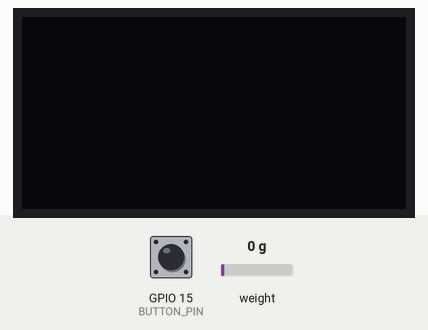
The program below on a simulated ESP8266 (NodeMCU). Parts: 128×64 one-colour display. The test bench sets the inputs (shaded band); at power-on: weight on the scale 0 g, GPIO 15 (BUTTON_PIN) LOW. WiFi joins after 1.5 s; servers stay silent unless stated; what the program prints to the serial monitor is not drawn.

Above: at 6.2 s.
6.3 s: weight on the scale set to 100 g
At 6.7 s:
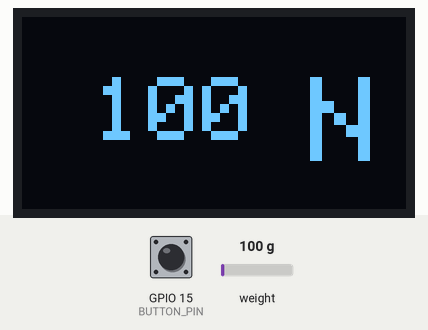
7.9 s: GPIO 15 (BUTTON_PIN) pulled HIGH for 1 s
At 9.5 s:
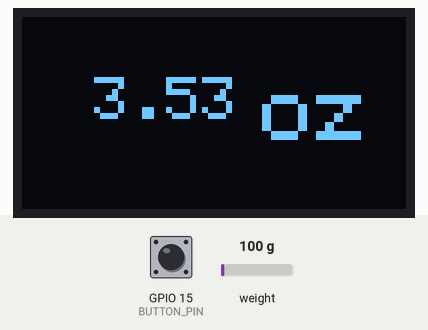
10.4 s: GPIO 15 (BUTTON_PIN) pulled HIGH for 0.15 s
At 11.71 s:
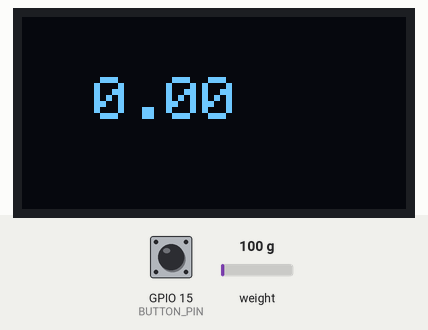
13.2 s: weight on the scale set to 1250 g
At 14.4 s:
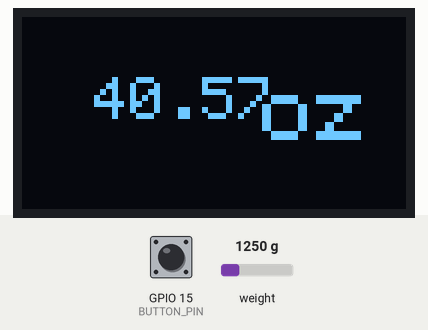
14.7 s: weight on the scale set to 2500 g
At 15.2 s:
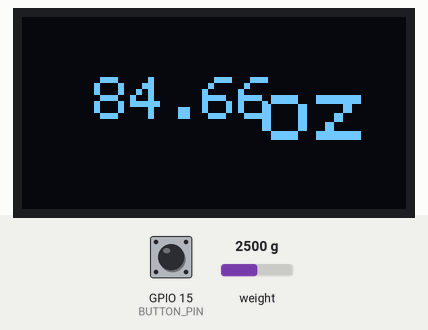
Timing chart, 0 to 17.3 s (numbered marks = the images above; inputs shaded):
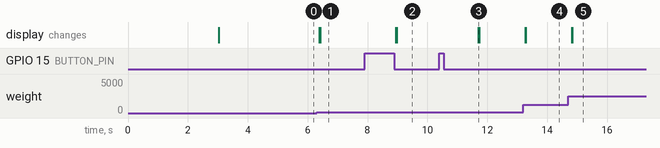

Measured:
- after the input at 6.3 s, the display: first changes after 0.09 s (image 1 shows a later state)
- after the input at 7.9 s, the display: first changes after 1.0 s (image 2 shows a later state)
- after the input at 10.4 s, the display: changes after 1.3 s (image 3)
- after the input at 13.2 s, the display: first changes after 0.06 s (image 4 shows a later state)
- after the input at 14.7 s, the display: first changes after 0.11 s (image 5 shows a later state)

The program:

main.cpp
```cpp
// #include <Arduino.h>
// #include "HX711.h"
// #include <Wire.h>
// #include <Adafruit_GFX.h>
// #include <Adafruit_SSD1306.h>
// #include <logo.h>

// // HX711 circuit wiring
// const int LOADCELL_DOUT_PIN = 12;
// const int LOADCELL_SCK_PIN = 13;

// HX711 scale;
// int reading;
// int lastReading;
// //REPLACE WITH YOUR CALIBRATION FACTOR
// #define CALIBRATION_FACTOR -478.507

// //OLED Display
// #define SCREEN_WIDTH 128 // OLED display width, in pixels
// #define SCREEN_HEIGHT 64 // OLED display height, in pixels


// // Declaration for an SSD1306 display connected to I2C (SDA, SCL pins)
// #define OLED_RESET     -1 // Reset pin # (or -1 if sharing Arduino reset pin)
// Adafruit_SSD1306 display(SCREEN_WIDTH, SCREEN_HEIGHT, &Wire, OLED_RESET);

// //Button
// #define BUTTON_PIN 15
// //Pushbutton button(BUTTON_PIN);
// int currentState = 0;
// int buttonPressed = 0;
// long pressedTime;
// long releasedTime;


// //Button short press and long press
// const int SHORT_PRESS_TIME = 500; // 500 milliseconds

// //unit changing
// int unit = 0; // 0 for grams and 1 for ounces

// //sleep mode
// int change = 1;
// int timmer = 0;
// long beginTime;
// long currentTime;
// const long TIMEOUT = 60000;


// void displayWeight(int weight){
//   display.clearDisplay();
//   display.setTextColor(WHITE);
//   // Display static text
//   //display.setTextSize(1);
//   //display.setCursor(0, 10);
//   //display.println("unit:");
//   //display.println(unit);
//   //display.display();
//   display.setCursor(24, 20);
//   if(!unit) { display.setTextSize(3); display.print(weight);}
//   else {display.setTextSize(2); display.print(weight*0.035274);}
//   display.display();
//   //display.print(" ");
//   display.setTextSize(4);
//   display.setCursor(96, 20);
//   if(!unit) display.print("N");
//   else{ display.setCursor(80, 20); display.setTextSize(3); display.print("oz");}
//   display.display();
// }

// void setup() {
//   Serial.begin(115200);

//   if(!display.begin(SSD1306_SWITCHCAPVCC, 0x3C)) {
//     Serial.println(F("SSD1306 allocation failed"));
//     for(;;);
//   }
//   delay(2000);
//   display.clearDisplay();
//   display.drawBitmap(0, 0, logoFT, 128, 64, 1);
//   display.display();
//   display.setTextColor(WHITE);

//   Serial.println("Initializing the scale");
//   scale.begin(LOADCELL_DOUT_PIN, LOADCELL_SCK_PIN);

//   scale.set_scale(-518);   // this value is obtained by calibrating the scale with known weights
//   scale.tare();               // reset the scale to 0
//   pinMode(BUTTON_PIN,INPUT);
// }

// void loop() {

//   //Serial.println(button.getSingleDebouncedPress());
//   buttonPressed = digitalRead(BUTTON_PIN);
//   if (buttonPressed && !currentState){
//      pressedTime = millis();
//      currentState = HIGH;
//   }
//   else if(!buttonPressed && currentState){
//     releasedTime = millis();
//     currentState = LOW;
//     // check whether the press is short or long and tare or change unit accordingly
//     long pressDuration = releasedTime - pressedTime;
//      //Serial.print("Button Pressed time: ");
//       //Serial.print(pressDuration);
//     if( pressDuration < SHORT_PRESS_TIME ){
//       //Serial.print("tare...");
//       //Serial.read();
//       scale.tare();
//     }
//     else{
//       if(unit) unit = 0;
//       else unit = 1;
//       displayWeight(reading);
//     }

//   }


//   if (scale.wait_ready_timeout(200)) {
//     reading = round(scale.get_units());
//     //Serial.print("Weight: ");
//     //Serial.println(reading);
//     if (reading != lastReading){
//       displayWeight(reading);
//       change=1;
//     }
//     else change=0;

//     lastReading = reading;

//     if(change) {timmer=0;}
//     else if(!change && !timmer){ timmer=1; beginTime = millis();}
//     else if(!change && timmer) {
//        currentTime = millis();
//        if(currentTime-beginTime>TIMEOUT){
//         display.clearDisplay();
//         display.display();
//         ESP.deepSleep(0);

//         }
//     }


//   }
//   else {
//     Serial.println("HX711 not found.");
//   }
// }


#include <Arduino.h>
#include "HX711.h"
#include <Wire.h>
#include <Adafruit_GFX.h>
#include <Adafruit_SSD1306.h>
#include <ESP8266WiFi.h>
#include <ESP8266WebServer.h>

// HX711 circuit wiring
const int LOADCELL_DOUT_PIN = 12;
const int LOADCELL_SCK_PIN = 13;

HX711 scale;
int reading;
int lastReading;

// REPLACE WITH YOUR CALIBRATION FACTOR
#define CALIBRATION_FACTOR -478.507

// OLED Display
#define SCREEN_WIDTH 128 // OLED display width, in pixels
#define SCREEN_HEIGHT 64 // OLED display height, in pixels

// Declaration for an SSD1306 display connected to I2C (SDA, SCL pins)
#define OLED_RESET -1 // Reset pin # (or -1 if sharing Arduino reset pin)
Adafruit_SSD1306 display(SCREEN_WIDTH, SCREEN_HEIGHT, &Wire, OLED_RESET);

// Button
#define BUTTON_PIN 15
int currentState = 0;
int buttonPressed = 0;
long pressedTime;
long releasedTime;

// Button short press and long press
const int SHORT_PRESS_TIME = 500; // 500 milliseconds

// Unit changing
int unit = 0; // 0 for grams and 1 for ounces

// Sleep mode
int change = 1;
int timmer = 0;
long beginTime;
long currentTime;
const long TIMEOUT = 60000;

// Wi-Fi Credentials
const char *ssid = "your_SSID";  // Replace with your Wi-Fi credentials
const char *password = "your_PASSWORD";  // Replace with your Wi-Fi credentials

// Web server on port 80
ESP8266WebServer server(80);

void displayWeight(int weight) {
  display.clearDisplay();
  display.setTextColor(WHITE);
  display.setCursor(24, 20);
  if (!unit) {
    display.setTextSize(3);
    display.print(weight);
  } else {
    display.setTextSize(2);
    display.print(weight * 0.035274);
  }
  display.display();
  display.setTextSize(4);
  display.setCursor(96, 20);
  if (!unit) display.print("N");
  else {
    display.setCursor(80, 20);
    display.setTextSize(3);
    display.print("oz");
  }
  display.display();
}

// Handle web requests and return the current weight
void handleRoot() {
  String html = "<html><body>";
  html += "<h1>Weight Measurement</h1>";
  html += "<p>Current Weight: " + String(reading) + (unit == 0 ? " N" : " oz") + "</p>";
  html += "<p><a href='/change'>Change Unit</a></p>";
  html += "</body></html>";
  server.send(200, "text/html", html);
}

// Handle the unit change request
void handleUnitChange() {
  unit = (unit == 0) ? 1 : 0;
  server.sendHeader("Location", "/");
  server.send(303);
}

void setup() {
  Serial.begin(115200);

  // Connect to Wi-Fi
  WiFi.begin(ssid, password);
  while (WiFi.status() != WL_CONNECTED) {
    delay(1000);
    Serial.println("Connecting to WiFi...");
  }
  Serial.println("Connected to WiFi!");
  Serial.println("IP Address: " + WiFi.localIP().toString());

  // Initialize the web server
  server.on("/", HTTP_GET, handleRoot);  // Handle root URL
  server.on("/change", HTTP_GET, handleUnitChange);  // Handle unit change URL

  server.begin();  // Start the server

  // Initialize HX711
  Serial.println("Initializing the scale");
  scale.begin(LOADCELL_DOUT_PIN, LOADCELL_SCK_PIN);
  scale.set_scale(-518);  // Calibrate with known weights
  scale.tare();  // Reset the scale to 0
  pinMode(BUTTON_PIN, INPUT);

  // Initialize OLED display
  if (!display.begin(SSD1306_SWITCHCAPVCC, 0x3C)) {
    Serial.println(F("SSD1306 allocation failed"));
    for (;;);
  }
  delay(2000);
  display.clearDisplay();
  display.display();
}

void loop() {
  // Read button state for unit change
  buttonPressed = digitalRead(BUTTON_PIN);
  if (buttonPressed && !currentState) {
    pressedTime = millis();
    currentState = HIGH;
  } else if (!buttonPressed && currentState) {
    releasedTime = millis();
    currentState = LOW;
    long pressDuration = releasedTime - pressedTime;
    if (pressDuration < SHORT_PRESS_TIME) {
      scale.tare();  // Tare the scale
    } else {
      unit = (unit == 0) ? 1 : 0;
      displayWeight(reading);  // Update OLED display
    }
  }

  // Update reading and serve the webpage
  if (scale.wait_ready_timeout(200)) {
    reading = round(scale.get_units());
    if (reading != lastReading) {
      displayWeight(reading);
    }
    lastReading = reading;
  }

  server.handleClient();  // Handle incoming client requests
}
```
